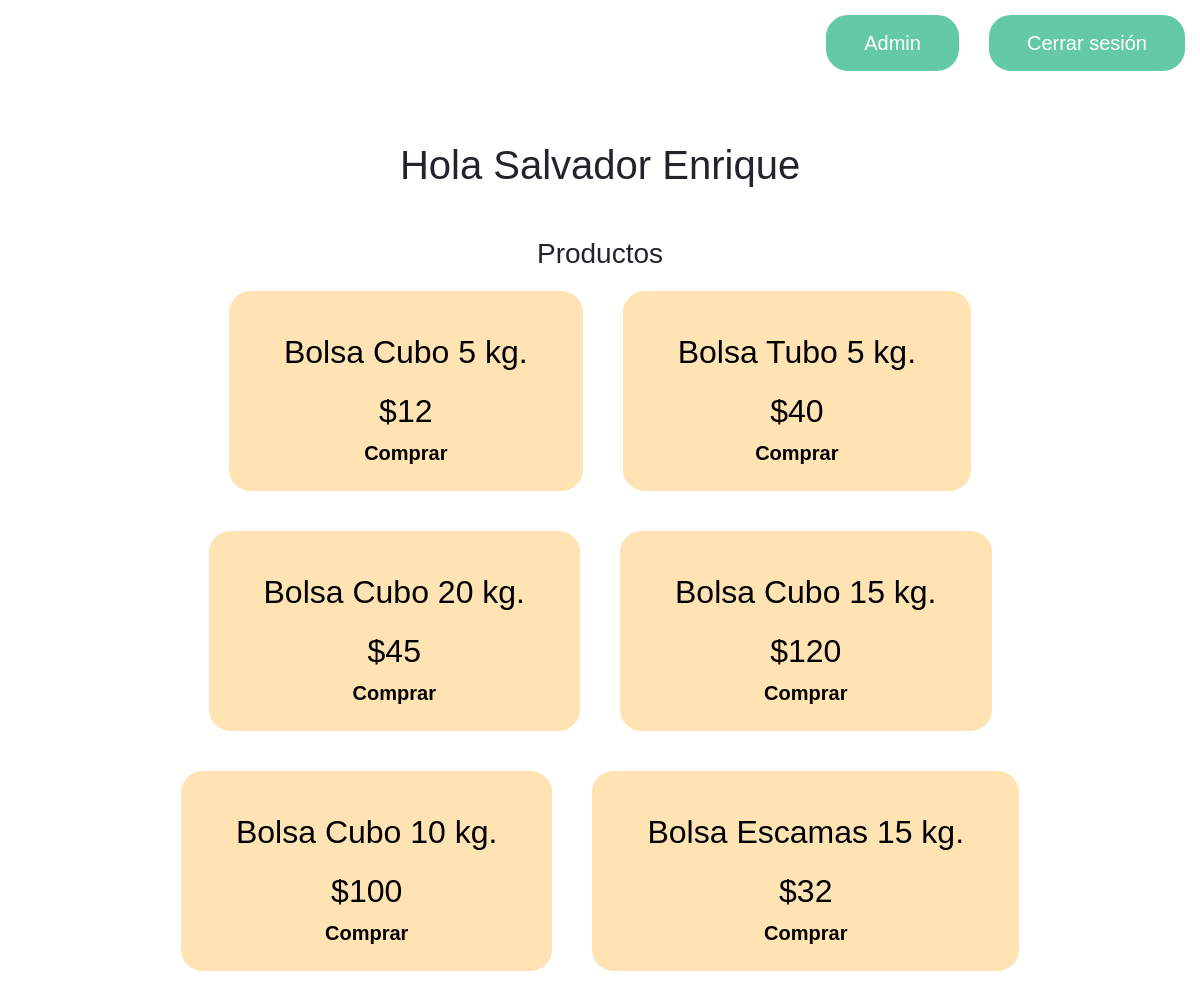
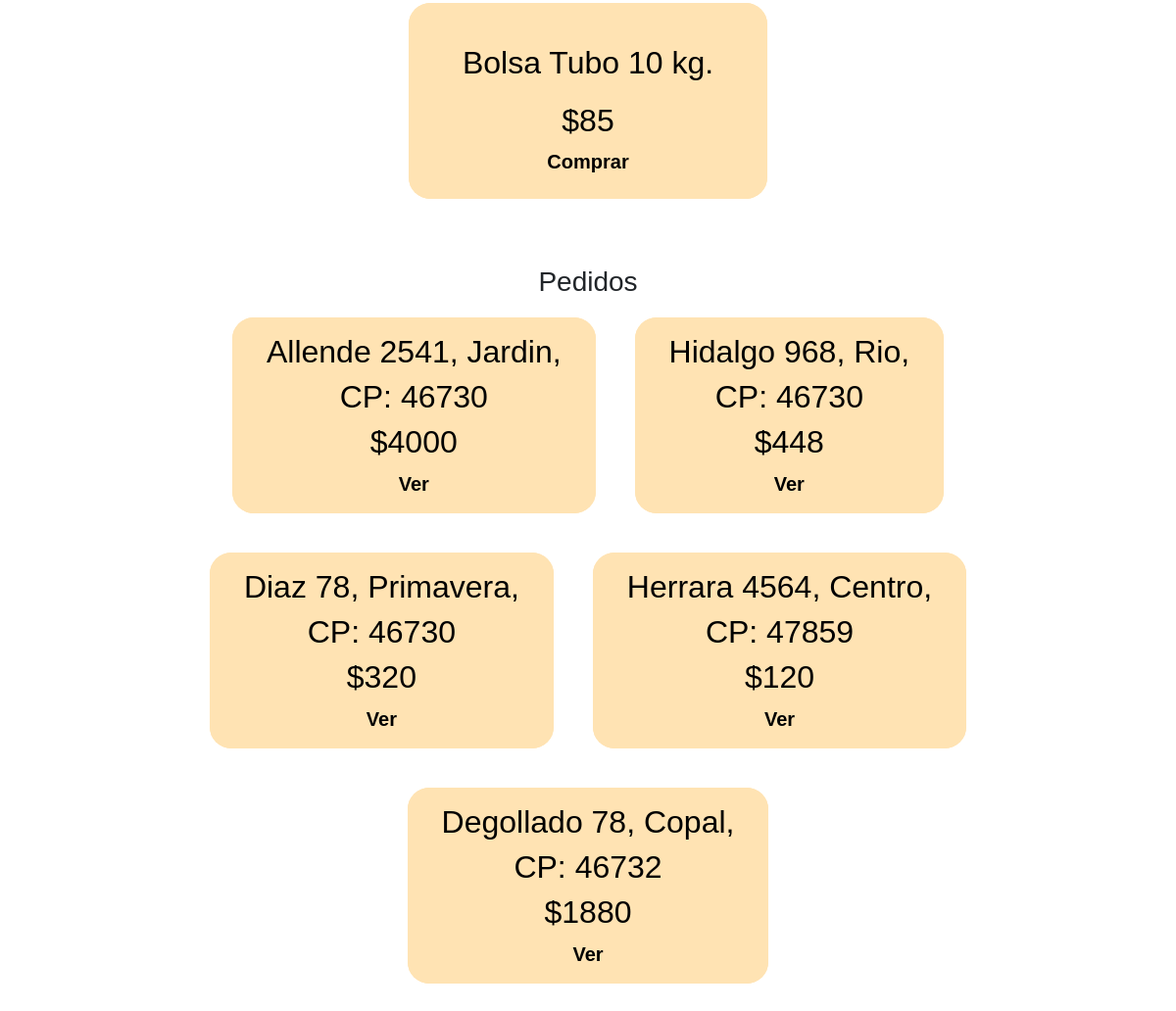
The app's page / (signed in) with its own data (2 pictures, top to bottom).
### website/models.py (models this page shows)
class User(db.Model, UserMixin):
    id = db.Column(db.Integer, primary_key=True)
    name = db.Column(db.String(100))
    lastname1 = db.Column(db.String(100))
    lastname2 = db.Column(db.String(100))
    street = db.Column(db.String(100))
    number = db.Column(db.Integer)
    colony = db.Column(db.String(100))
    city = db.Column(db.String(100))
    codigoPostal = db.Column(db.Integer)
    password = db.Column(db.String(100))
    telephone = db.Column(db.String(100))
    email = db.Column(db.String(100), unique=True)
    type = db.Column(db.String(100))
    curp = db.Column(db.String(20), unique=True)
    rfc = db.Column(db.String(15), unique=True)
    state = db.Column(db.String(100))

class Product(db.Model):
    id = db.Column(db.Integer, primary_key=True)
    presentation = db.Column(db.String(100))
    price = db.Column(db.Integer)
    weight = db.Column(db.Integer)
    inventory = db.Column(db.Integer)

class Order(db.Model):
    id = db.Column(db.Integer, primary_key=True)
    customerId = db.Column(db.Integer)
    productId = db.Column(db.Integer)
    quantity = db.Column(db.Integer)
    total = db.Column(db.Integer)
    date = db.Column(db.String(100))
    date = db.Column(db.String(100))
    street = db.Column(db.String(100))
    number = db.Column(db.Integer)
    colony = db.Column(db.String(100))
    locality = db.Column(db.String(100))
    codigoPostal = db.Column(db.Integer)

### website/views.py (the view)
@views.route('/')
@login_required
def home():
    products = Product.query.all()
    orders = Order.query.filter_by(customerId=current_user.id)
    return render_template('home.html', products=products, orders=orders, user=current_user)

### website/__init__.py (called while the page is built)
def create_app():
    app = Flask(__name__)
    app.config['SECRET_KEY'] = 'azunog/icewaterorders'
    app.config['SQLALCHEMY_DATABASE_URI'] = f'sqlite:///{DB_NAME}'
    db.init_app(app)
    from .views import views
    from .auth import auth
    from .admin import admin
    app.register_blueprint(views, url_prefix='/')
    app.register_blueprint(auth, url_prefix='/')
    app.register_blueprint(admin, url_prefix='/admin/')
    from .models import User
    create_database(app)
    login_manager = LoginManager()
    login_manager.login_view = 'auth.login'
    login_manager.init_app(app)
    @login_manager.user_loader
    def load_user(id):
        return User.query.get(int(id))
    return app

### website/templates/home.html (shortened to what this page needs)
{% extends 'base.html' %} {% block title %}Ahuahielo{% endblock %} {% block body %}
<div class="btnHeadContainer">
    <a href="/logout">
        <button class="right">Cerrar sesión</button>
    </a>
    {% if user and user.type == 'Administrador' %}
    <a href="/admin" target=”_blank”>
        <button class="right">Admin</button>
    </a>
    {% endif %}
</div>
<br><br><br>
<h1 class="center">Hola {{user.name}}</h1>
<br><br>
<div class="container">
    <div class="containerProduct">
        <h3 class="center">Productos</h3>
        <div class="products">
            {% for product in products %}
            <div class="product">
                <a href="/product/{{product.id}}">
                    <button class="buttonH">
                    <h2 class="product-name">Bolsa {{product.presentation}} {{product.weight}} kg.</h2>
                    <h2 class="price">${{product.price}}</h2>
                    <b>Comprar</b>
                </button>
                </a>
            </div>
            {% endfor %}
        </div>
    </div>
    <br><br>
    <div class="containerOrder">
        <h3 class="center">Pedidos</h3>
        <div class="products">
            {% for product in orders %}
            <div class="product">
                <a href="/order/{{product.id}}">
                    <button class="buttonH">
                    <h2>{{product.street}} {{product.number}}, {{product.colony}}, {{product.city}}</h2>
                    <h2>CP: {{product.codigoPostal}}</h2>
                    <h2 class="price">${{product.total}}</h2>
                    <b>Ver</b>
                </button>
                </a>
            </div>
            {% endfor %}
        </div>
    </div>
</div>
<br><br> {% endblock %}

### website/templates/base.html (shortened to what this page needs)
<!DOCTYPE html>
<html lang="en">
<head>
    <link href="https://cdn.jsdelivr.net/npm/bootstrap@5.1.1/dist/css/bootstrap.min.css" rel="stylesheet">
</head>
<body>
     {% block body %}{% endblock %}
</body>
</html>

### website/templates/base.html (style rules this page uses)
* { margin: 0px; }
html { font-family: 'Poppins', sans-serif; }
body { font-family: 'Poppins', sans-serif; text-align: center; }
.center { text-align: center; margin: auto; }
.right { float: right; }
button { margin: 15px; padding: 10px 35px; font-size: 20px; border: 3px solid #64C9A7; background-color: #64C9A7; border-radius: 22px; color: white; cursor: pointer; }
a { color: #64C9A7; text-decoration: none; }
.btnHeadContainer { display: inline-block; width: 100%; }

### website/templates/home.html (style rules this page uses)
body { font-family: 'Poppins', sans-serif; }
.products { display: flex; align-items: center; justify-content: center; flex-wrap: wrap; }
.product { margin: 20px; text-align: center; border-radius: 22px; height: 200px; display: flex; align-items: center; min-width: 250px; justify-content: center; background-color: #FFE3B3; color: black; font-weight: bolder; }
.product-name { margin: 20px; }
.container { height: 100%; width: 100%; }
.containerProduct { height: 50%; width: 100%; }
.containerOrder { height: 50%; width: 100%; }
.buttonH { background-color: #FFE3B3; border: none; color: black; margin: 0; height: 200px; min-width: 250px; }

### records on screen
User: name "Salvador Enrique"
Product: presentation "Cubo", weight "5", price "12"
Product: presentation "Tubo", weight "5", price "40"
Product: presentation "Cubo", weight "20", price "45"
Product: presentation "Cubo", weight "15", price "120"
Product: presentation "Cubo", weight "10", price "100"
Product: presentation "Escamas", weight "15", price "32"
Product: presentation "Tubo", weight "10", price "85"
Order: street "Allende", number "2541", colony "Jardin", codigoPostal "46730", total "4000"
Order: street "Hidalgo", number "968", colony "Rio", codigoPostal "46730", total "448"
Order: street "Diaz", number "78", colony "Primavera", codigoPostal "46730", total "320"
Order: street "Herrara", number "4564", colony "Centro", codigoPostal "47859", total "120"
Order: street "Degollado", number "78", colony "Copal", codigoPostal "46732", total "1880"
